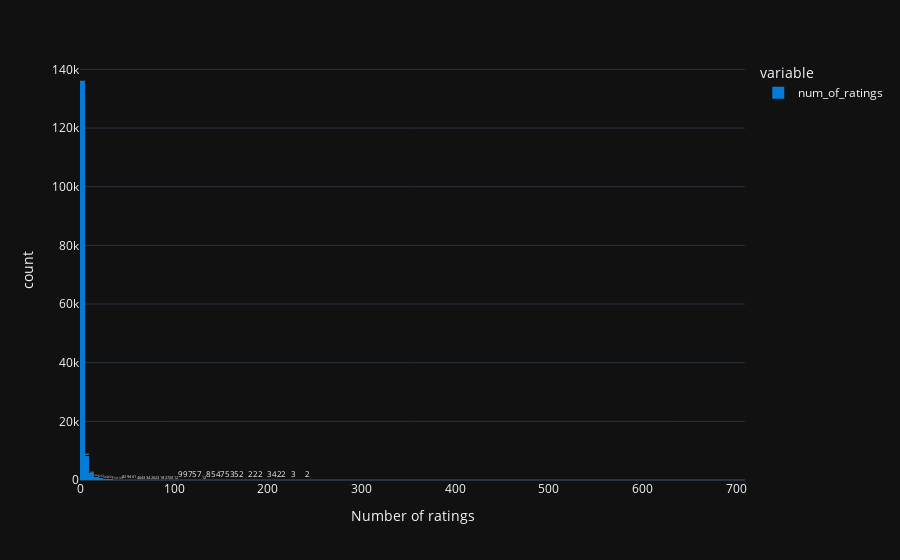

Notebook cell for this chart:
### Code cell
import plotly.express as px

px.histogram(popular_books["num_of_ratings"],nbins = 150,template ="plotly_dark", labels = {'count': 'Counts','value':'Number of ratings'},text_auto = True,
    color_discrete_sequence=['#047BD5'])

### Figure 1 — Plotly figure (JSON) as saved in the notebook; plotly's stock layout.template omitted (floating-point values rounded to 4 significant figures; data arrays with more than 128 entries replaced by an {"elided": "..."} marker saying what was removed)
{"data": [{"alignmentgroup": "True", "bingroup": "x", "hovertemplate": "variable=num_of_ratings<br>Number of ratings=%{x}<br>count=%{y}<extra></extra>", "legendgroup": "num_of_ratings", "marker": {"color": "#047BD5", "pattern": {"shape": ""}}, "name": "num_of_ratings", "nbinsx": 150, "offsetgroup": "num_of_ratings", "orientation": "v", "showlegend": true, "texttemplate": "%{value}", "type": "histogram", "x": {"elided": "149836 int values"}, "xaxis": "x", "yaxis": "y"}], "layout": {"barmode": "relative", "legend": {"title": {"text": "variable"}, "tracegroupgap": 0}, "margin": {"t": 60}, "xaxis": {"anchor": "y", "domain": [0, 1], "title": {"text": "Number of ratings"}}, "yaxis": {"anchor": "x", "domain": [0, 1], "title": {"text": "count"}}}}
